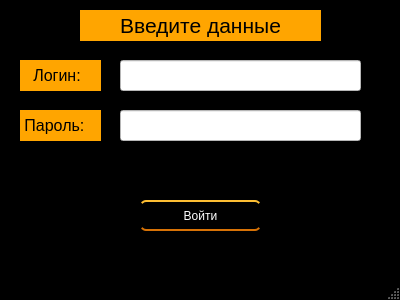
<?xml version="1.0" encoding="UTF-8"?>
<ui version="4.0">
 <class>MainWindow</class>
 <widget class="QMainWindow" name="MainWindow">
  <property name="geometry">
   <rect>
    <x>0</x>
    <y>0</y>
    <width>400</width>
    <height>300</height>
   </rect>
  </property>
  <property name="minimumSize">
   <size>
    <width>400</width>
    <height>300</height>
   </size>
  </property>
  <property name="maximumSize">
   <size>
    <width>400</width>
    <height>300</height>
   </size>
  </property>
  <property name="windowTitle">
   <string>Аутентификация </string>
  </property>
  <property name="windowIcon">
   <iconset>
    <normaloff>icon.ico</normaloff>icon.ico</iconset>
  </property>
  <property name="styleSheet">
   <string notr="true">QMainWindow {
background-color:black
}

QLabel {
text-align: center;
Set-text:&quot;Введите данные&quot;;
background-color:orange;
}

QLineEdit {
background-color:white;
}</string>
  </property>
  <widget class="QWidget" name="centralwidget">
   <widget class="QLabel" name="label_3">
    <property name="geometry">
     <rect>
      <x>20</x>
      <y>110</y>
      <width>81</width>
      <height>31</height>
     </rect>
    </property>
    <property name="font">
     <font>
      <pointsize>12</pointsize>
     </font>
    </property>
    <property name="text">
     <string> Пароль:</string>
    </property>
   </widget>
   <widget class="QLabel" name="label">
    <property name="geometry">
     <rect>
      <x>80</x>
      <y>10</y>
      <width>241</width>
      <height>31</height>
     </rect>
    </property>
    <property name="font">
     <font>
      <pointsize>16</pointsize>
     </font>
    </property>
    <property name="styleSheet">
     <string notr="true"/>
    </property>
    <property name="text">
     <string>Введите данные</string>
    </property>
    <property name="alignment">
     <set>Qt::AlignCenter</set>
    </property>
   </widget>
   <widget class="QLineEdit" name="lineEdit_2">
    <property name="geometry">
     <rect>
      <x>120</x>
      <y>110</y>
      <width>241</width>
      <height>31</height>
     </rect>
    </property>
   </widget>
   <widget class="QLineEdit" name="lineEdit">
    <property name="geometry">
     <rect>
      <x>120</x>
      <y>60</y>
      <width>241</width>
      <height>31</height>
     </rect>
    </property>
    <property name="styleSheet">
     <string notr="true">text:&quot;log&quot;</string>
    </property>
   </widget>
   <widget class="QPushButton" name="pushButton">
    <property name="geometry">
     <rect>
      <x>140</x>
      <y>200</y>
      <width>121</width>
      <height>31</height>
     </rect>
    </property>
    <property name="styleSheet">
     <string notr="true">QPushButton {
display: inline-block;
color: white;
text-decoration: none;
padding: .5em 2em;
outline: none;
border-width: 2px 0;
border-style: solid none;
border-color: #FDBE33 #000 #D77206;
border-radius: 6px;
background: linear-gradient(#F3AE0F, #E38916) #E38916;
transition: 0.2s;
}

QPushButton:hover {
background: linear-gradient(#f5ae00, #f59500) #f5ae00;
}

QPushButton:pressed {
background: linear-gradient(#f59500, #f5ae00) #f59500;
}</string>
    </property>
    <property name="text">
     <string>Войти</string>
    </property>
   </widget>
   <widget class="QLabel" name="label_2">
    <property name="geometry">
     <rect>
      <x>20</x>
      <y>60</y>
      <width>81</width>
      <height>31</height>
     </rect>
    </property>
    <property name="font">
     <font>
      <pointsize>12</pointsize>
     </font>
    </property>
    <property name="text">
     <string>   Логин:</string>
    </property>
   </widget>
  </widget>
  <widget class="QMenuBar" name="menubar">
   <property name="geometry">
    <rect>
     <x>0</x>
     <y>0</y>
     <width>400</width>
     <height>26</height>
    </rect>
   </property>
  </widget>
  <widget class="QStatusBar" name="statusbar"/>
 </widget>
 <resources/>
 <connections/>
</ui>
